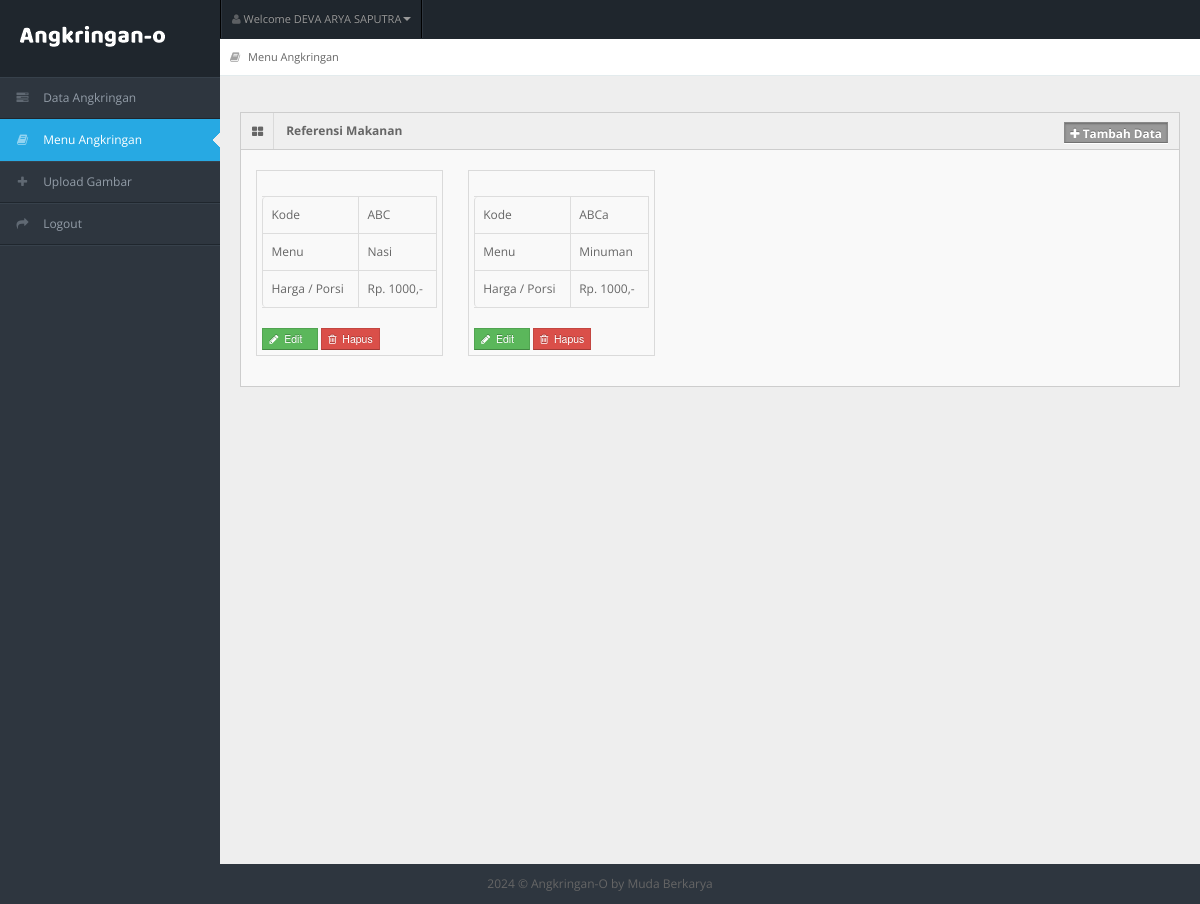
The app's page /admin/menu_angkringan.php (signed in) with its own data.
### tables this page shows
CREATE TABLE `tb_user` (
  `id_user` int(11) NOT NULL,
  `username` varchar(150) NOT NULL,
  `password` varchar(150) NOT NULL,
  `nama_user` varchar(150) NOT NULL,
  `id_level` int(11) NOT NULL,
  `status` varchar(150) NOT NULL
);

CREATE TABLE `tb_menuangkringan` (
  `id` int(11) NOT NULL,
  `kode` varchar(8) NOT NULL,
  `menu` varchar(150) NOT NULL,
  `harga` varchar(150) NOT NULL,
  `gambar_masakan` varchar(150) NOT NULL,
  `judul` varchar(20) NOT NULL
);

### admin/menu_angkringan.php (the view, shortened to what this page needs)
<!DOCTYPE html>
<?php
include "connection/koneksi.php";
$id = $_SESSION['id_user'];
if (isset($_SESSION['username'])) {
  $query = "select * from tb_user natural join tb_level where id_user = $id";
  mysqli_query($conn, $query);
  $sql = mysqli_query($conn, $query);
  while ($r = mysqli_fetch_array($sql)) {
?>
    <html lang="en">
    <head>
      <link rel="stylesheet" href="template/dashboard/css/bootstrap.min.css" />
      <link rel="stylesheet" href="template/dashboard/css/bootstrap-responsive.min.css" />
      <link rel="stylesheet" href="template/dashboard/css/fullcalendar.css" />
      <link rel="stylesheet" href="template/dashboard/css/matrix-style.css" />
      <link rel="stylesheet" href="template/dashboard/css/matrix-media.css" />
      <link href="template/dashboard/font-awesome/css/font-awesome.css" rel="stylesheet" />
      <link rel="stylesheet" href="template/dashboard/css/jquery.gritter.css" />
    </head>
    <body>
      <div id="header">
        <h1><a href="menu_angkringan.php">Menu Angkringan</a></h1>
      </div>
      <div id="user-nav" class="navbar navbar-inverse">
        <ul class="nav">
          <li class="dropdown" id="profile-messages"><a title="" href="#" data-toggle="dropdown" data-target="#profile-messages" class="dropdown-toggle"><i class="icon icon-user"></i> <span class="text">Welcome <?php echo $r['nama_user']; ?></span><b class="caret"></b></a>
          </li>
        </ul>
      </div>
      <div id="sidebar"><a href="menu_angkringan.php" class="visible-phone"><i class="icon icon-book"></i> <span>Menu Angkringan</span></a>
        <ul>
          <?php
          if ($r['id_level'] == 1) {
          ?>
            <li><a href="data_angkringan.php"><i class="icon icon-tasks"></i> <span>Data Angkringan</span></a> </li>
            <li class="active"> <a href="menu_angkringan.php"><i class="icon icon-book"></i> <span>Menu Angkringan</span></a> </li>
            <li> <a href="upload_gambar.php"><i class="icon icon-plus"></i> <span>Upload Gambar</span></a> </li>
            <li onclick="return confirm('Apakah anda ingin keluar?')">
              <a href="logout.php"><i class="icon icon-share-alt"></i> <span>Logout</span></a>
            </li>
          <?php
          }
          ?>
        </ul>
      </div>
      <div id="content">
        <div id="content-header">
          <div id="breadcrumb"> <a href="menu_angkringan.php" title="Go to here" class="tip-bottom"><i class="icon icon-book"></i> Menu Angkringan</a></div>
        </div>
        <div class="container-fluid">
          <div class="row-fluid">
            <?php
            if ($r['id_level'] == 1) {
            ?>
              <div class="widget-box">
                <div class="widget-title bg_lg"><span class="icon"><i class="icon-th-large"></i></span>
                  <h5>Referensi Makanan</h5>
                  <a href="tambah_menu.php" class="btn btn-info btn-mini label"><i class="icon-plus"></i>&nbsp;Tambah Data</a>
                </div>
                <div class="widget-content">
                  <ul class="thumbnails">
                    <div class="btn-icon-pg">
                      <ul>
                        <?php
                        $query_data_makanan = "select * from tb_menuangkringan order by id desc";
                        $sql_data_makanan = mysqli_query($conn, $query_data_makanan);
                        while ($r_dt_makanan = mysqli_fetch_array($sql_data_makanan)) {
                        ?>
                          <li class="span2">
                            <table class="table table-bordered">
                              <tbody>
                                <tr>
                                  <td>Kode</td>
                                  <td><?php echo $r_dt_makanan['kode']; ?> </td>
                                </tr>
                                <tr>
                                  <td>Menu</td>
                                  <td><?php echo $r_dt_makanan['menu']; ?></td>
                                </tr>
                                <tr>
                                  <td>Harga / Porsi</td>
                                  <td>Rp. <?php echo $r_dt_makanan['harga']; ?>,-</td>
                                </tr>
                              </tbody>
                            </table>
                            <form action="" method="post">
                              <button type="submit" value="<?php echo $r_dt_makanan['id']; ?>" name="edit_menu" class="btn btn-success btn-mini"><i class='icon-pencil'></i>&nbsp;&nbsp;Edit &nbsp;&nbsp;</button>
                              <button type="submit" value="<?php echo $r_dt_makanan['id']; ?>" name="hapus_menu" class="btn btn-mini btn-danger" onclick="return confirm('Apakah anda yakin?')">
                                <i class='icon icon-trash'></i>&nbsp; Hapus</button>
                            </form>
                          </li>
                        <?php
                        }
                        ?>
                      </ul>
                    </div>
                  </ul>
                </div>
              </div>
            <?php
            }
            ?>
          </div>
        </div>
      </div>
      <div class="row-fluid">
        <div id="footer" class="span12"> <?php echo date('Y'); ?> &copy; Angkringan-O <a href="#">by Muda Berkarya</a> </div>
      </div>
    </body>
    </html>
<?php
  }
} else {
  header('location: logout.php');
}
?>

### admin/template/dashboard/css/matrix-media.css (style rules this page uses)
body { background:#2E363F; }
#header { background-color: #1f262d; margin-top:10px; }
#sidebar > ul { border-bottom: 1px solid #37414b }
#sidebar > ul > li { border-top: 1px solid #37414b; border-bottom: 1px solid #1f262d; }
#sidebar > ul > li.active { background-color: #27a9e3; border-bottom: 1px solid #27a9e3; border-top: 1px solid #27a9e3; }
#sidebar > ul > li.active a { color:#fff; text-decoration:none; }

### records on screen
tb_user: nama_user "DEVA ARYA SAPUTRA"
tb_menuangkringan: kode "ABC", menu "Nasi", harga "1000", $r_dt_makanan['id'] 103 (drawn)
tb_menuangkringan: kode "ABCa", menu "Minuman", harga "1000", $r_dt_makanan['id'] 101 (drawn)
